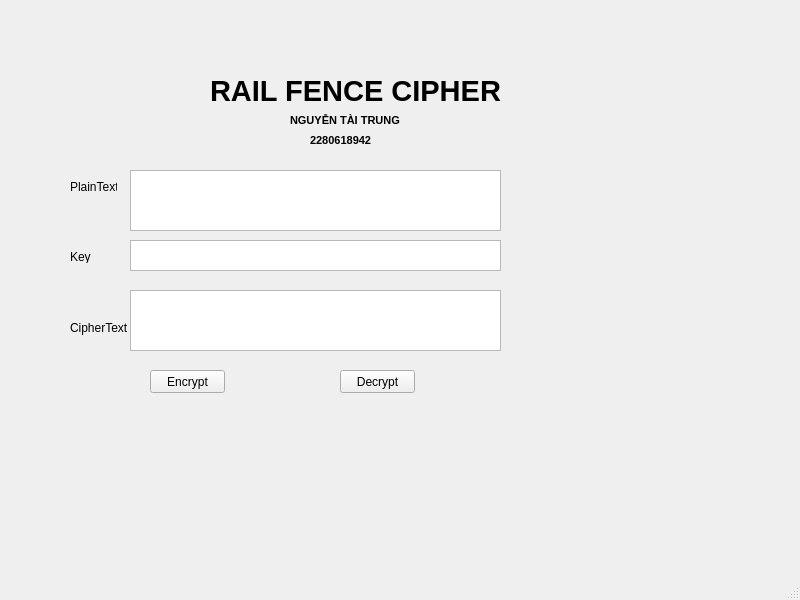
<?xml version="1.0" encoding="UTF-8"?>
<ui version="4.0">
 <class>MainWindow</class>
 <widget class="QMainWindow" name="MainWindow">
  <property name="geometry">
   <rect>
    <x>0</x>
    <y>0</y>
    <width>800</width>
    <height>600</height>
   </rect>
  </property>
  <property name="windowTitle">
   <string>MainWindow</string>
  </property>
  <widget class="QWidget" name="centralwidget">
   <widget class="QLabel" name="label_6">
    <property name="geometry">
     <rect>
      <x>310</x>
      <y>130</y>
      <width>71</width>
      <height>21</height>
     </rect>
    </property>
    <property name="font">
     <font>
      <pointsize>8</pointsize>
      <weight>75</weight>
      <bold>true</bold>
     </font>
    </property>
    <property name="layoutDirection">
     <enum>Qt::LeftToRight</enum>
    </property>
    <property name="autoFillBackground">
     <bool>true</bool>
    </property>
    <property name="text">
     <string>2280618942</string>
    </property>
    <property name="scaledContents">
     <bool>false</bool>
    </property>
   </widget>
   <widget class="QPlainTextEdit" name="txt_ciphertext">
    <property name="geometry">
     <rect>
      <x>130</x>
      <y>290</y>
      <width>371</width>
      <height>61</height>
     </rect>
    </property>
   </widget>
   <widget class="QLabel" name="label_2">
    <property name="geometry">
     <rect>
      <x>70</x>
      <y>250</y>
      <width>47</width>
      <height>13</height>
     </rect>
    </property>
    <property name="text">
     <string>Key</string>
    </property>
   </widget>
   <widget class="QPlainTextEdit" name="txt_key">
    <property name="geometry">
     <rect>
      <x>130</x>
      <y>240</y>
      <width>371</width>
      <height>31</height>
     </rect>
    </property>
   </widget>
   <widget class="QLabel" name="label">
    <property name="geometry">
     <rect>
      <x>70</x>
      <y>180</y>
      <width>47</width>
      <height>13</height>
     </rect>
    </property>
    <property name="text">
     <string>PlainText</string>
    </property>
   </widget>
   <widget class="QPushButton" name="btn_encrypt">
    <property name="geometry">
     <rect>
      <x>150</x>
      <y>370</y>
      <width>75</width>
      <height>23</height>
     </rect>
    </property>
    <property name="text">
     <string>Encrypt</string>
    </property>
   </widget>
   <widget class="QLabel" name="label_5">
    <property name="geometry">
     <rect>
      <x>290</x>
      <y>110</y>
      <width>111</width>
      <height>21</height>
     </rect>
    </property>
    <property name="font">
     <font>
      <pointsize>8</pointsize>
      <weight>75</weight>
      <bold>true</bold>
     </font>
    </property>
    <property name="layoutDirection">
     <enum>Qt::LeftToRight</enum>
    </property>
    <property name="autoFillBackground">
     <bool>true</bool>
    </property>
    <property name="text">
     <string>NGUYỄN TÀI TRUNG</string>
    </property>
    <property name="scaledContents">
     <bool>false</bool>
    </property>
   </widget>
   <widget class="QPushButton" name="btn_decrypt">
    <property name="geometry">
     <rect>
      <x>340</x>
      <y>370</y>
      <width>75</width>
      <height>23</height>
     </rect>
    </property>
    <property name="text">
     <string>Decrypt</string>
    </property>
   </widget>
   <widget class="QPlainTextEdit" name="txt_plaintext">
    <property name="geometry">
     <rect>
      <x>130</x>
      <y>170</y>
      <width>371</width>
      <height>61</height>
     </rect>
    </property>
   </widget>
   <widget class="QLabel" name="label_3">
    <property name="geometry">
     <rect>
      <x>70</x>
      <y>320</y>
      <width>61</width>
      <height>16</height>
     </rect>
    </property>
    <property name="text">
     <string>CipherText</string>
    </property>
   </widget>
   <widget class="QLabel" name="label_4">
    <property name="geometry">
     <rect>
      <x>210</x>
      <y>80</y>
      <width>301</width>
      <height>21</height>
     </rect>
    </property>
    <property name="font">
     <font>
      <pointsize>22</pointsize>
      <weight>75</weight>
      <bold>true</bold>
     </font>
    </property>
    <property name="layoutDirection">
     <enum>Qt::LeftToRight</enum>
    </property>
    <property name="autoFillBackground">
     <bool>true</bool>
    </property>
    <property name="text">
     <string>RAIL FENCE CIPHER</string>
    </property>
    <property name="scaledContents">
     <bool>false</bool>
    </property>
   </widget>
  </widget>
  <widget class="QMenuBar" name="menubar">
   <property name="geometry">
    <rect>
     <x>0</x>
     <y>0</y>
     <width>800</width>
     <height>21</height>
    </rect>
   </property>
  </widget>
  <widget class="QStatusBar" name="statusbar"/>
 </widget>
 <resources/>
 <connections/>
</ui>
